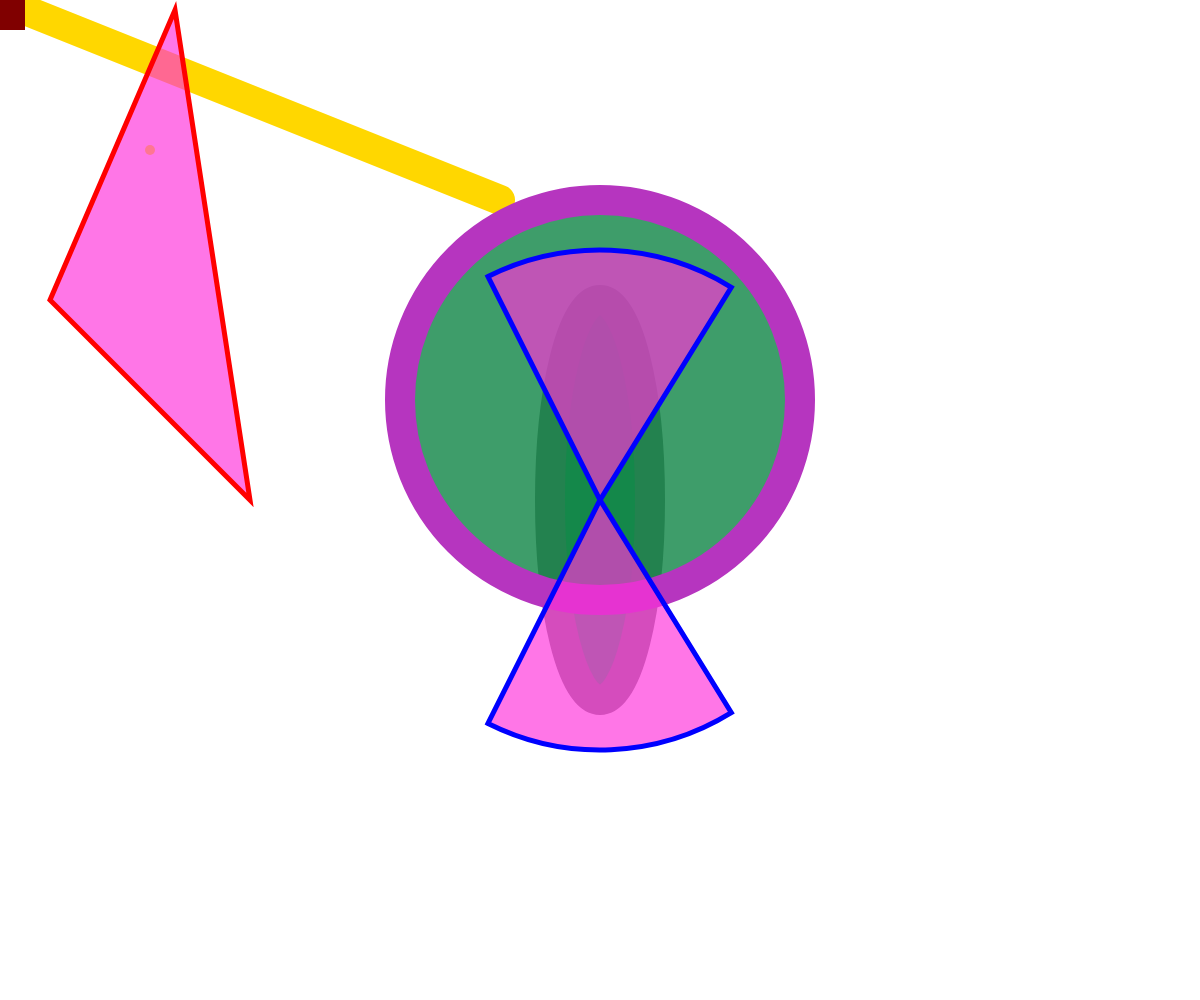
Frame 1 (no input)
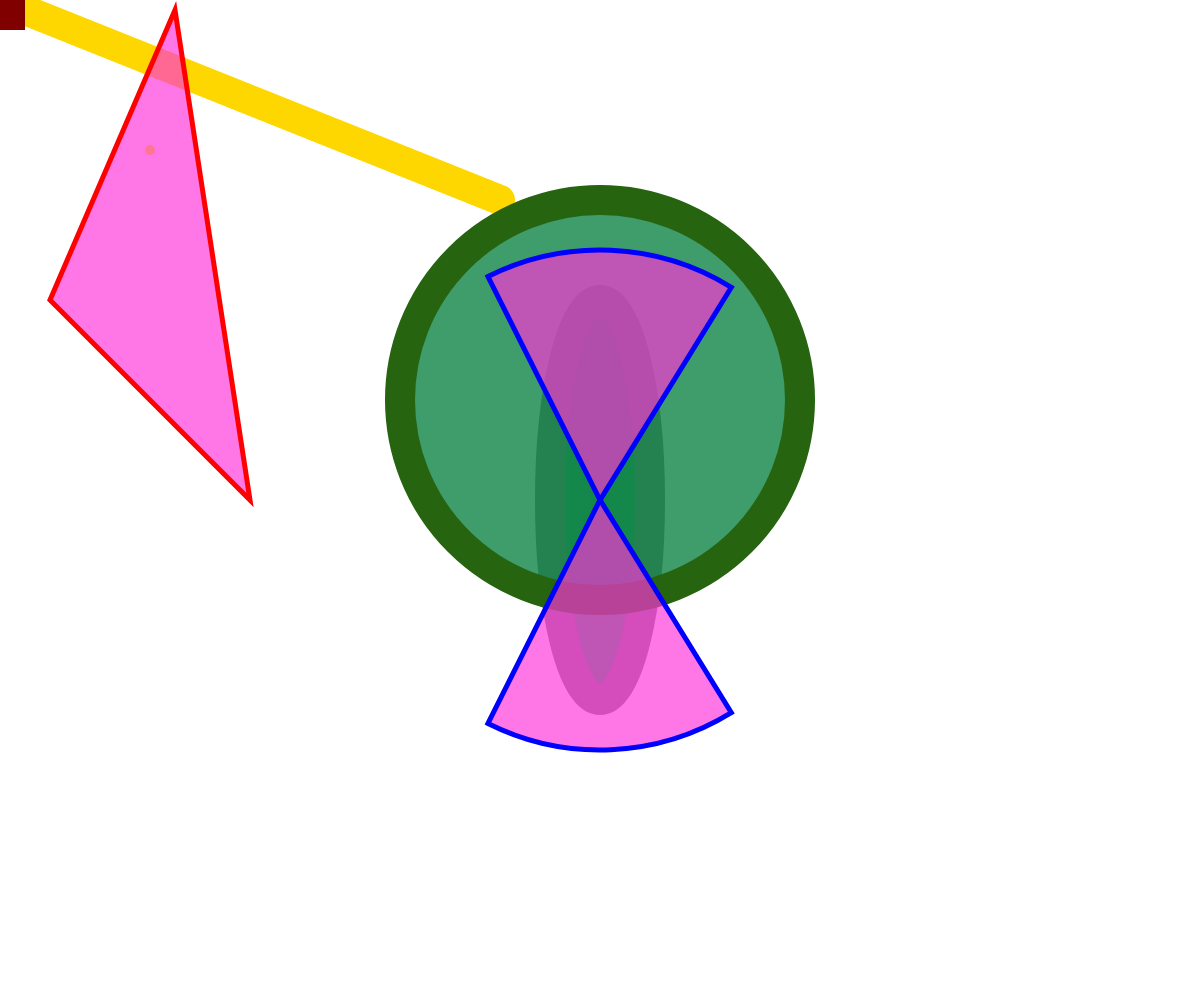
Frame 60 (no input)
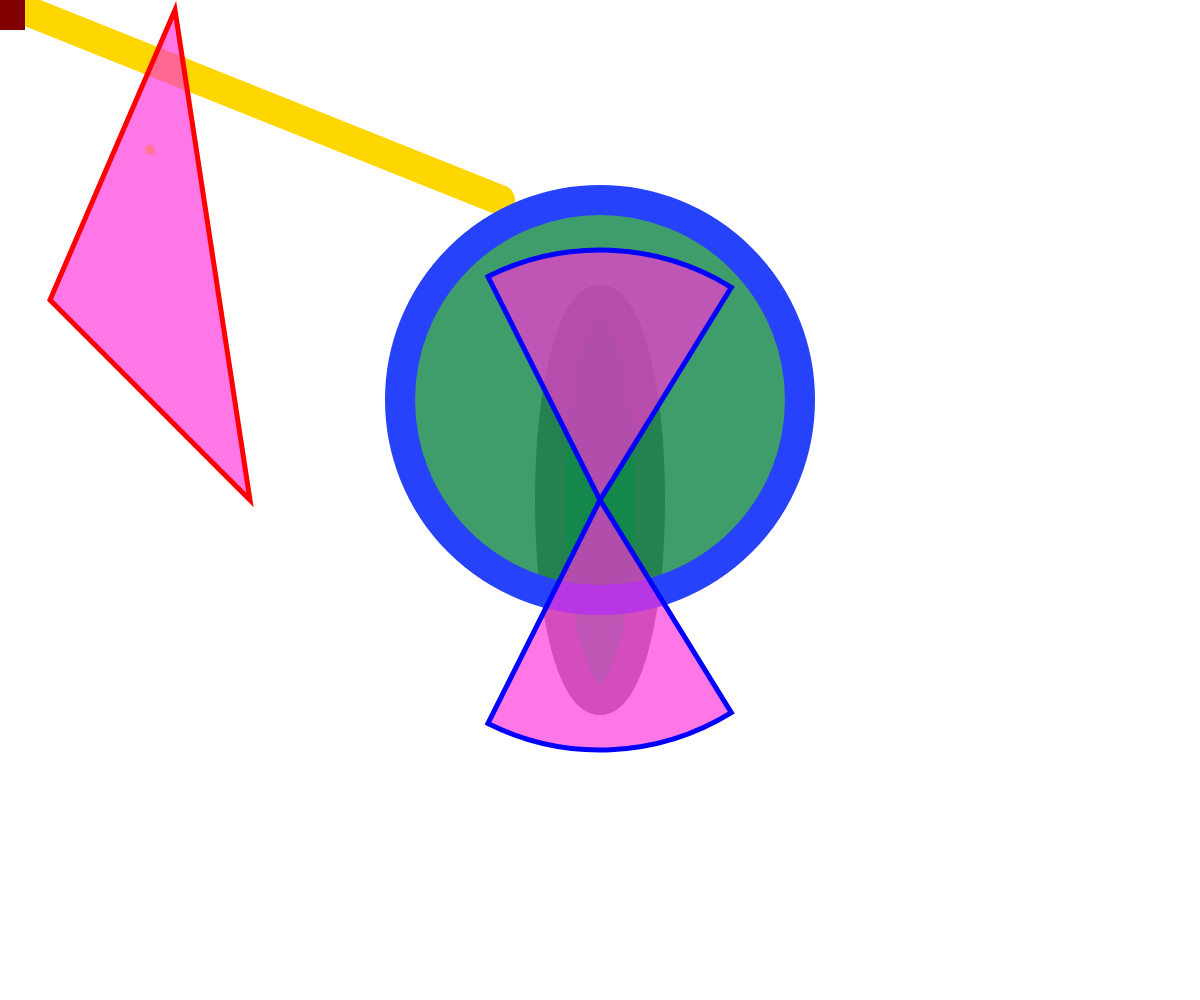
Frame 120 (the mouse pressed at the canvas centre since frame 60)

The p5.js sketch that drew these frames (run headless with seeded random() and noise() and a simulated clock; from frame 60 on, the mouse is pressed at the canvas centre):

// p5.js sketch
// ── sketch.js

//items in setup load once
function setup() {
  createCanvas(windowWidth, windowHeight);
  print(windowWidth); //prints (value) to console

  rectMode(CENTER);
}


//items in draw loop at 60 fps
function draw() { //open curly bracket starts draw function
  background('white');
  fill('maroon');

  print(mouseX);

  stroke('yellow');
  strokeWeight(10); //makes the point 10px in size
  point(150, 150);

  stroke('gold');
  strokeWeight(30);
  line(0, 0, 500, 200);

  //place ellipse at middle of screen using 'width/2, height/2'
  stroke('grey');
  fill(10, 130, 65, 200); //fill ellipse color
  ellipse(width/2, height/2, 100, 400);

  //random chooses a value between low and high (0-255 in this ex.)
  stroke(random(255), random(255), random(255));
  fill(10, 130, 65, 200, 120); //fill ellipse color
  ellipse(600,400, 400);

  noStroke(); //removes outline until another stroke is encountered
  fill('maroon'); //fill rectangle color
  rect(0, 0, 50, 60);

  strokeWeight(5);
  stroke('red')
  fill(255, 50, 220, 170); //fill triangle color
  triangle(50, 300, 175, 10, 250, 500)


  stroke('blue')
  arc(width/2, height/2, 500, 500, 45, 90, PIE)
  arc(width/2, height/2, 500, 500, -90, -45, PIE)






} //close curly bracket ends draw function
